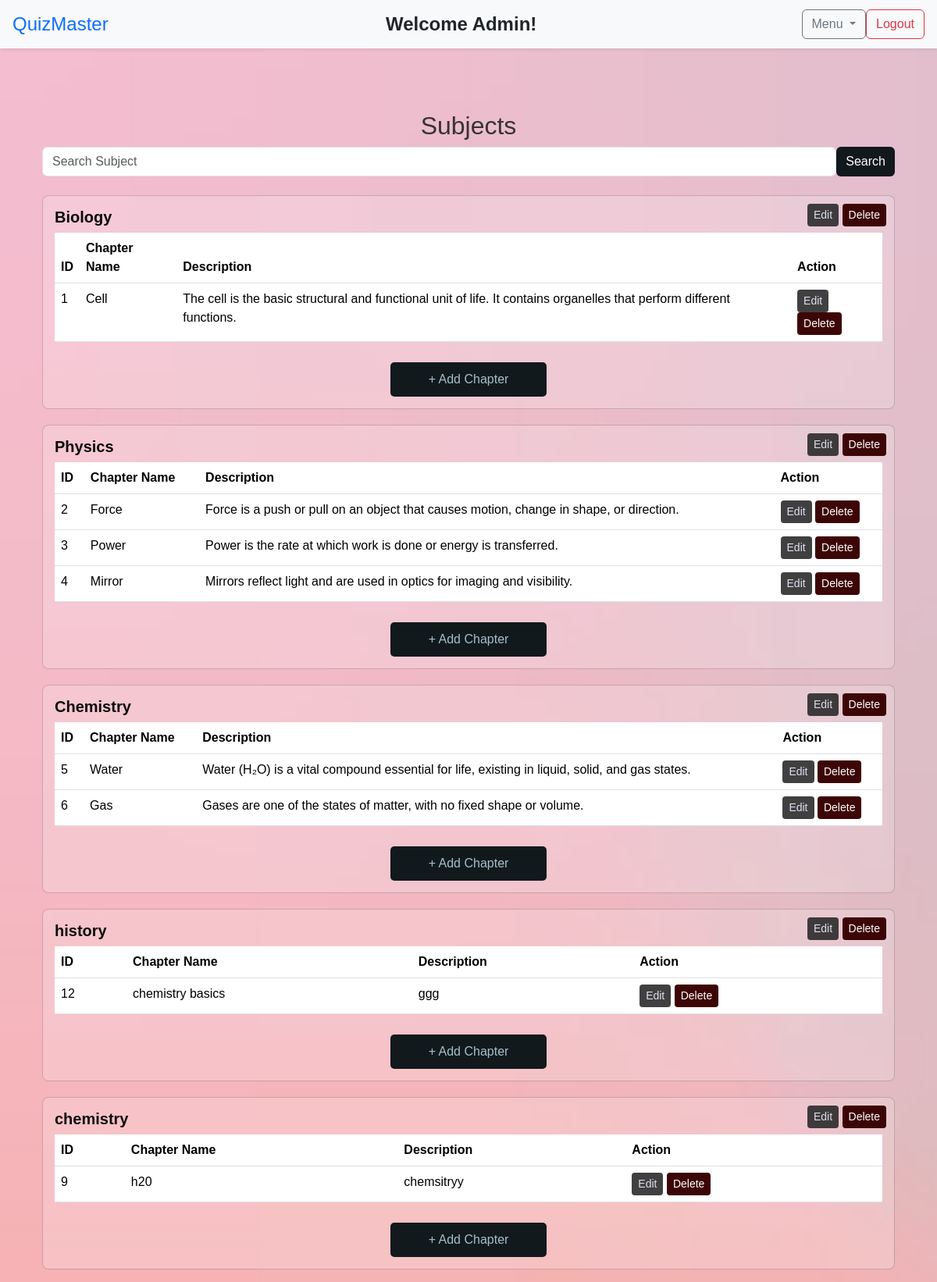
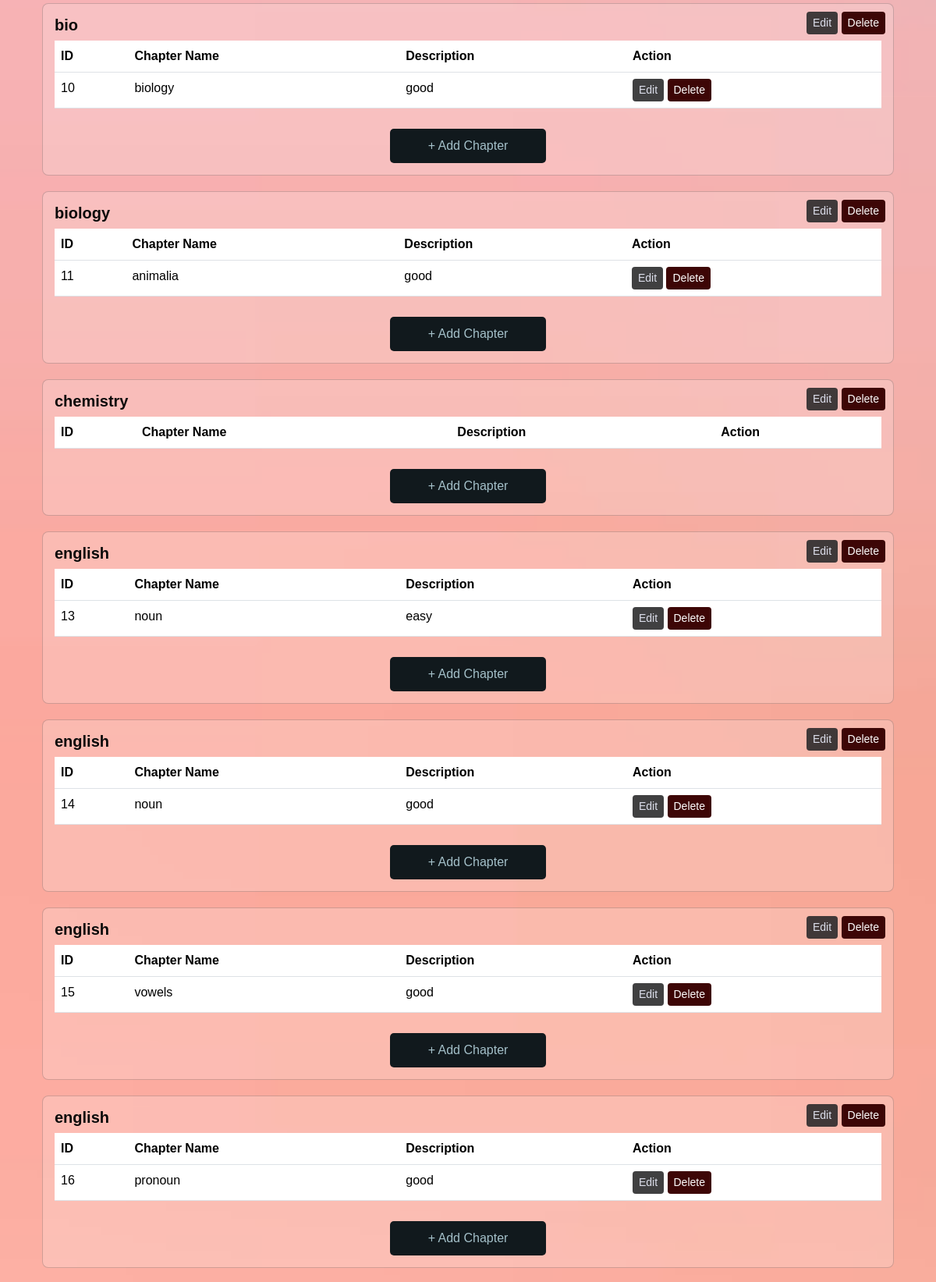
/manage_subject (signed in, upper part), run on the app's committed database (2 pictures, top to bottom).
### models/subject.py (models this page shows)
class Subject(db.Model):
    id = db.Column(db.Integer, primary_key=True)
    subject_name = db.Column(db.String(100), nullable=False)
    chapters = db.relationship('Chapter', back_populates='subject', cascade="all, delete-orphan")

### models/chapter.py (models this page shows)
class Chapter(db.Model):
    id = db.Column(db.Integer, primary_key=True)
    chapter_name = db.Column(db.String(100), nullable=False)
    subject_id = db.Column(db.Integer, db.ForeignKey('subject.id'), nullable=False)
    chapter_description = db.Column(db.String(300), nullable=False)
    subject = db.relationship('Subject', back_populates='chapters')
    quizzes = db.relationship('Quiz', back_populates='chapter', cascade="all, delete-orphan")

### controllers/admin.py (the view)
@admin_bp.route('/manage_subject', methods=['GET', 'POST'])
@login_required
@admin_required
def manage_subject():
    subjects = Subject.query.all()
    return render_template("admin/manage_subject.html", subjects=subjects)

### app.py (called while the page is built)
def create_app():
    app = Flask(__name__)
    app.config['SECRET_KEY'] = 'app123'
    app.config['SQLALCHEMY_DATABASE_URI'] = 'sqlite:///mentiquiz.db'
    app.config['SQLALCHEMY_TRACK_MODIFICATIONS'] = False
    app.config['CHART_FOLDER'] = os.path.join(app.root_path, 'static', 'charts')
    os.makedirs(app.config['CHART_FOLDER'], exist_ok=True)
    db.init_app(app)
    login_manager = LoginManager()
    login_manager.init_app(app)
    login_manager.login_view = "auth.login"
    @login_manager.user_loader
    def load_user(user_id):
        return db.session.get(User,int(user_id))
    app.register_blueprint(auth_bp)
    app.register_blueprint(admin_bp)
    app.register_blueprint(user_bp)
    with app.app_context():
        db.create_all()
        create_admin()
    return app

### controllers/admin.py (called while the page is built)
def admin_required(f):
    @wraps(f)
    def decorated_function(*args, **kwargs):
        if not current_user.is_authenticated or current_user.role != 'admin':
            flash("Access Denied! Admins Only.", "danger")
            return redirect(url_for('auth.login'))
        return f(*args, **kwargs)
    return decorated_function

### templates/admin/manage_subject.html (shortened to what this page needs)
{% extends "base_admin.html" %}
{% block navbar_admin %}
{% include "navbar_admin.html" %}
{% endblock %}
{% block content %}
<div class="container">
    <h2 class="mt-4 text-center">Subjects</h2>
    <form action="{{ url_for('admin.search_subject') }}" method="GET" class="form-inline d-flex justify-content-center mb-4">
        <input type="text" name="subject_name" class="form-control mr-2" placeholder="Search Subject" aria-label="Search">
        <button type="search" class="btn btn-primary">Search</button>
    </form>
    {% for subject in subjects %}
    <div class="card">
        <div class="edit-delete-btns">
            <button type="button" class="btn btn-edit btn-sm" data-bs-toggle="modal" data-bs-target="#editSubjectModal{{ subject.id }}">Edit</button>
            <a href="{{ url_for('admin.delete_subject', subject_id=subject.id) }}" class="btn btn-delete btn-sm">Delete</a>
        </div>
        <h5><strong>{{ subject.subject_name }}</strong></h5>
        <table class="table text-white">
            <thead>
                <tr>
                    <th>ID</th>
                    <th>Chapter Name</th>
                    <th>Description</th>
                    <th>Action</th>
                </tr>
            </thead>
            <tbody>
                {% for chapter in subject.chapters %}
                <tr>
                    <td>{{ chapter.id }}</td>
                    <td>{{ chapter.chapter_name }}</td>
                    <td>{{ chapter.chapter_description }}</td>
                    <td>
                        <button class="btn btn-edit btn-sm" data-bs-toggle="modal" data-bs-target="#editChapterModal{{ chapter.id }}">Edit</button>
                        <a href="{{ url_for('admin.delete_chapter', chapter_id=chapter.id) }}" class="btn btn-delete btn-sm">Delete</a>
                    </td>
                </tr>
                {% endfor %}
            </tbody>
        </table>
        <div class="d-flex justify-content-center">
        <button class="add-btn" data-bs-toggle="modal" data-bs-target="#addChapterModal{{ subject.id }}">+ Add Chapter</button>
        </div>
    </div>
    {% endfor %}
{% endblock %}

### static/css/style.css (style rules this page uses)
body { background-image: url("/static/images/background.avif"); background-size: cover; background-repeat: no-repeat; color: rgb(54, 51, 51); margin: 0; padding: 0; font-family: Arial, sans-serif; overflow-x: hidden; background-attachment: fixed; width: 100vw; }
.container { margin-top: 80px; width: 100%; }
.card { background: rgba(255, 255, 255, 0.2); color: rgb(10, 10, 10); margin-bottom: 20px; border-radius: 8px; padding: 15px; }
.table { background: transparent; }
.add-btn { background: #11191d; padding: 10px; border: none; cursor: pointer; color: rgb(164, 192, 201); width: 200px; margin-top: 10px; border-radius: 5px; }
.btn-primary { background: #11191d; border: none; }
th, td { color: white; }
.edit-delete-btns { position: absolute; top: 10px; right: 10px; }
.btn-edit { background: rgba(40, 40, 41, 0.885); color: rgb(221, 223, 236); border: none; }
.btn-delete { background: rgb(61, 6, 6); color: white; border: none; }

### data on the page
Subject: subject_name "Biology"
Chapter: id "1", chapter_name "Cell", chapter_description "The cell is the basic structural and functional unit of life. It contains organelles that perform different functions."
Subject: subject_name "Physics"
Chapter: id "2", chapter_name "Force", chapter_description "Force is a push or pull on an object that causes motion, change in shape, or direction."
Chapter: id "3", chapter_name "Power", chapter_description "Power is the rate at which work is done or energy is transferred."
Chapter: id "4", chapter_name "Mirror", chapter_description "Mirrors reflect light and are used in optics for imaging and visibility."
Subject: subject_name "Chemistry"
Chapter: id "5", chapter_name "Water", chapter_description "Water (H₂O) is a vital compound essential for life, existing in liquid, solid, and gas states."
Chapter: id "6", chapter_name "Gas", chapter_description "Gases are one of the states of matter, with no fixed shape or volume."
Subject: subject_name "history"
Chapter: id "12", chapter_name "chemistry basics", chapter_description "ggg"
Subject: subject_name "chemistry"
Chapter: id "9", chapter_name "h20", chapter_description "chemsitryy"
Subject: subject_name "bio"
Chapter: id "10", chapter_name "biology", chapter_description "good"
Subject: subject_name "biology"
Chapter: id "11", chapter_name "animalia", chapter_description "good"
Subject: subject_name "chemistry"
Subject: subject_name "english"
Chapter: id "13", chapter_name "noun", chapter_description "easy"
Subject: subject_name "english"
Chapter: id "14", chapter_name "noun", chapter_description "good"
Subject: subject_name "english"
Chapter: id "15", chapter_name "vowels", chapter_description "good"
Subject: subject_name "english"
Chapter: id "16", chapter_name "pronoun", chapter_description "good"
